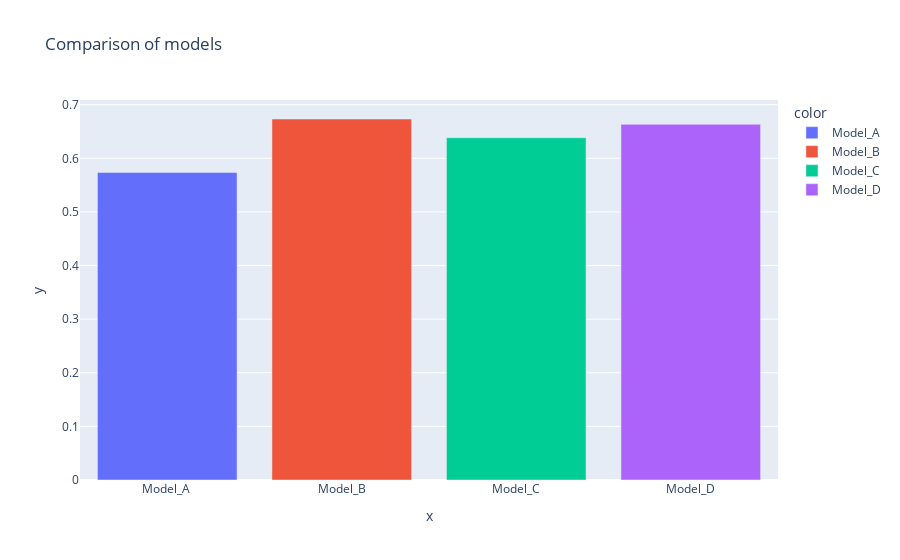

The cell this chart's notebook holds for it:
### Code cell
# Plot bar chart for Comparison of models with plotly and different color for each bar
fig = px.bar(x=[i for i in results_fine_tuned], y=[results_fine_tuned[i] for i in results_fine_tuned], color=[i for i in results_fine_tuned], title='Comparison of models')
fig.show()

### Figure 1 — Plotly figure (JSON) as saved in the notebook; plotly's stock layout.template omitted (floating-point values rounded to 4 significant figures)
{"data": [{"alignmentgroup": "True", "hovertemplate": "color=Model_A <br>x=%{x}<br>y=%{y}<extra></extra>", "legendgroup": "Model_A ", "marker": {"color": "#636efa", "pattern": {"shape": ""}}, "name": "Model_A ", "offsetgroup": "Model_A ", "orientation": "v", "showlegend": true, "textposition": "auto", "type": "bar", "x": ["Model_A "], "xaxis": "x", "y": [0.5736], "yaxis": "y"}, {"alignmentgroup": "True", "hovertemplate": "color=Model_B<br>x=%{x}<br>y=%{y}<extra></extra>", "legendgroup": "Model_B", "marker": {"color": "#EF553B", "pattern": {"shape": ""}}, "name": "Model_B", "offsetgroup": "Model_B", "orientation": "v", "showlegend": true, "textposition": "auto", "type": "bar", "x": ["Model_B"], "xaxis": "x", "y": [0.6733], "yaxis": "y"}, {"alignmentgroup": "True", "hovertemplate": "color=Model_C<br>x=%{x}<br>y=%{y}<extra></extra>", "legendgroup": "Model_C", "marker": {"color": "#00cc96", "pattern": {"shape": ""}}, "name": "Model_C", "offsetgroup": "Model_C", "orientation": "v", "showlegend": true, "textposition": "auto", "type": "bar", "x": ["Model_C"], "xaxis": "x", "y": [0.6384], "yaxis": "y"}, {"alignmentgroup": "True", "hovertemplate": "color=Model_D<br>x=%{x}<br>y=%{y}<extra></extra>", "legendgroup": "Model_D", "marker": {"color": "#ab63fa", "pattern": {"shape": ""}}, "name": "Model_D", "offsetgroup": "Model_D", "orientation": "v", "showlegend": true, "textposition": "auto", "type": "bar", "x": ["Model_D"], "xaxis": "x", "y": [0.6633], "yaxis": "y"}], "layout": {"barmode": "relative", "legend": {"title": {"text": "color"}, "tracegroupgap": 0}, "title": {"text": "Comparison of models"}, "xaxis": {"anchor": "y", "domain": [0, 1], "title": {"text": "x"}}, "yaxis": {"anchor": "x", "domain": [0, 1], "title": {"text": "y"}}}}
